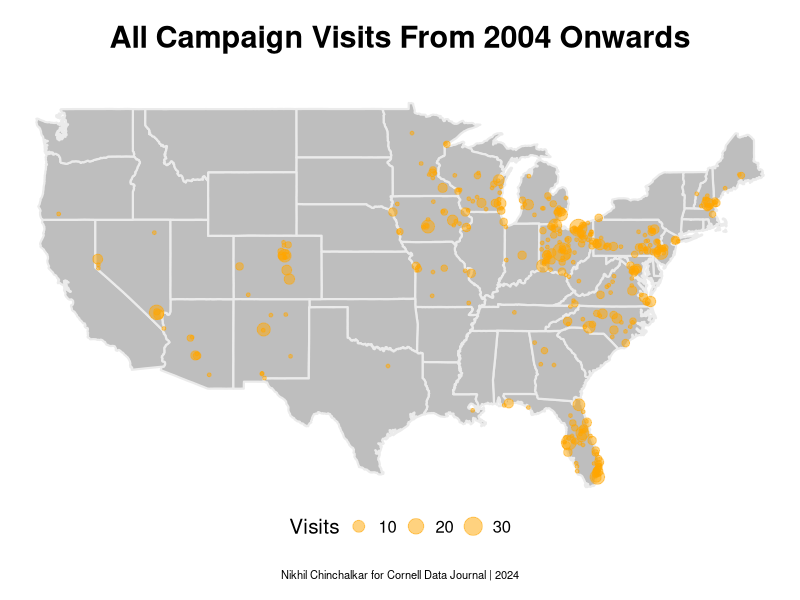
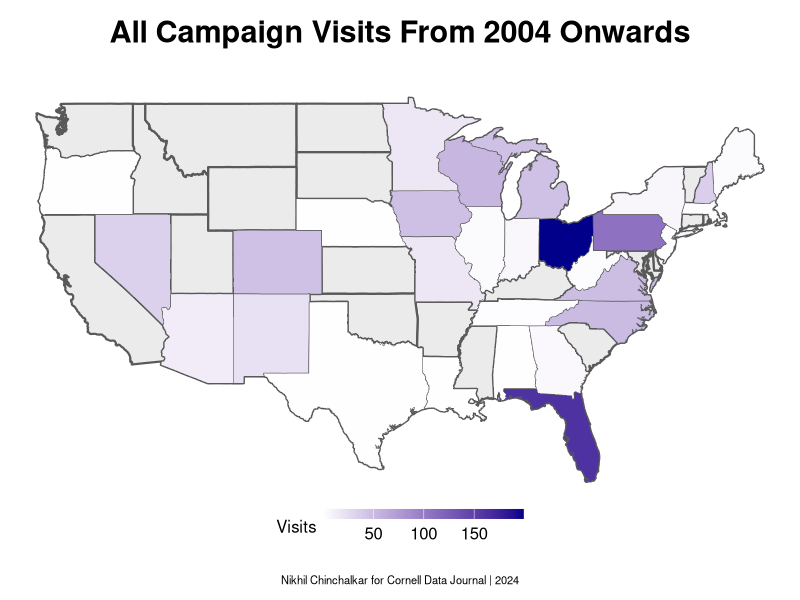

These charts were generated, in order, by the following R code:
#import libraries
library(tidyverse)
library(dplyr)
library(sf)
library(ggplot2)

setwd("~/GitHub/campaign_trails_cdj/campaign_csvs")
all_visits <- read_csv('all_visits.csv')

setwd("~/GitHub/campaign_trails_cdj/")
cities <- read_csv('us-cities-top-1k.csv')
cities <- cities |> 
  mutate(location = paste0(City,", ",State)) |> 
  select(location, Population)

all_visits_location <- all_visits |> 
  left_join(cities, join_by(location == location)) |> 
  group_by(location) |> 
  summarize(count=n(), lng=first(lng),lat=first(lat))

all_visits_location <- all_visits_location |> 
  filter(!is.na(lng) | !is.na(lat)) |> 
  st_as_sf(coords=c("lng","lat")) |> 
  st_set_crs(4326)

#points <- all_visits_location |> 
#  st_coordinates() |> 
#  as.data.frame()

usa <- st_as_sf(maps::map("state", fill=TRUE, plot=FALSE))

ggplot()+
  geom_sf(data=usa, color = "#ebebeb", fill = "gray", linewidth=.75)+
  #stat_density_2d(data=points, aes(x=X, y=Y, fill = ..level..), geom = "polygon")+
  geom_sf(data=all_visits_location, aes(size=count),color='orange', alpha=0.5)+
  theme_void()+
  labs(title="All Campaign Visits From 2004 Onwards<br>",
       caption="<br><br>Nikhil Chinchalkar for Cornell Data Journal | 2024 ", 
       size="Visits")+
  theme(plot.title = ggtext::element_markdown(size = 22, hjust =0.5, face = "bold"), 
        plot.subtitle = ggtext::element_markdown(size = 16, hjust =0.5, face = "bold"), 
        plot.caption = ggtext::element_markdown(size = 8, hjust =0.5),
        legend.position = "bottom",
        legend.title = element_text(size = 15),
        legend.text = element_text(size = 12))

all_visits_state <- all_visits |> 
  left_join(cities, join_by(location == location)) |> 
  group_by(state) |> 
  summarize(count=n(), lng=first(lng),lat=first(lat)) |> 
  mutate(state = tolower(state))

visit_state_plot <- inner_join(usa, all_visits_state, join_by(ID == state))

ggplot(visit_state_plot)+
  geom_sf(data=usa, fill = "#ebebeb", linewidth=.75)+
  geom_sf(aes(fill=count))+
  scale_fill_gradient2(low = "#ebebeb", high = "darkblue", 
                       guide = guide_colorbar(barwidth = 10, barheight = 0.5))+
  theme_minimal()+
  theme_void()+
  labs(title="All Campaign Visits From 2004 Onwards<br>",
       caption="<br><br>Nikhil Chinchalkar for Cornell Data Journal | 2024 ", 
       fill="Visits")+
  theme(plot.title = ggtext::element_markdown(size = 22, hjust =0.5, face = "bold"), 
        plot.subtitle = ggtext::element_markdown(size = 16, hjust =0.5, face = "bold"), 
        plot.caption = ggtext::element_markdown(size = 8, hjust =0.5),
        legend.position = "bottom",
        legend.title = element_text(size = 12),
        legend.text = element_text(size = 12))
